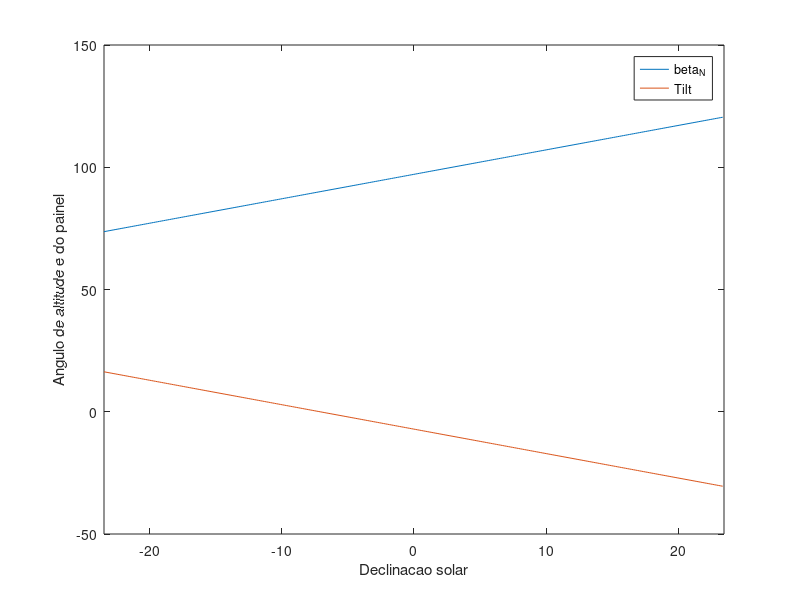
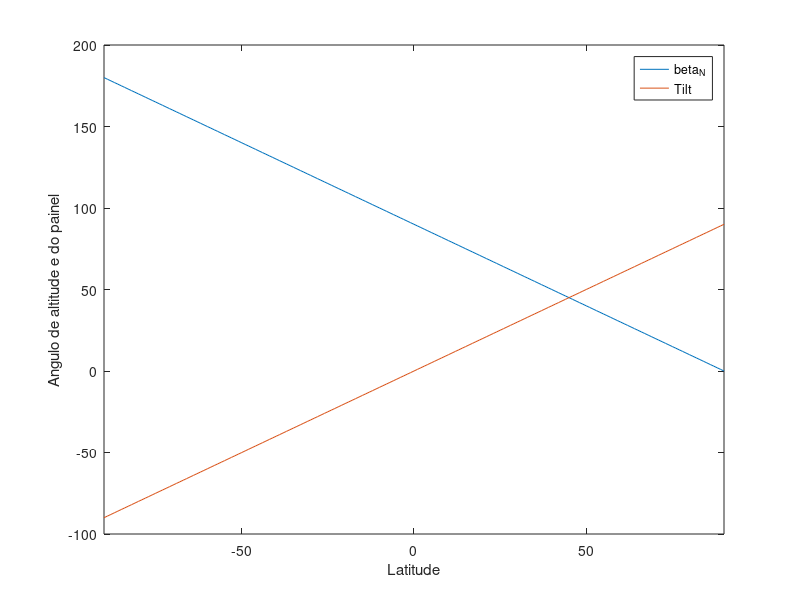
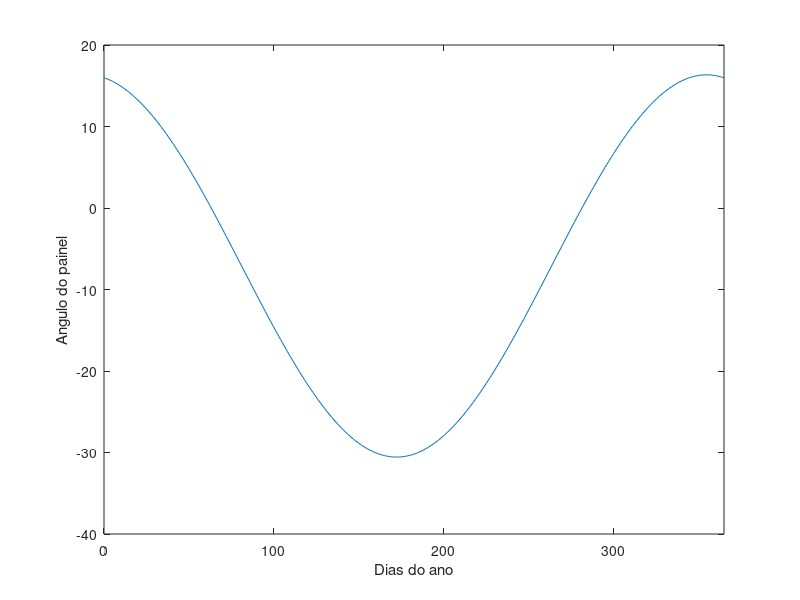

Source code (MATLAB) for these figures, in order:
clear all
close all
% exec 1
% Como a declinacao solar e latitude influenciam
% no ângulo de altitude e instalacao do painel para o
% meio dia (betaN e tilt);
% como as estacoes do ano influenciam o ângulo do painel ?

deltaAll = -23.45:0.15:23.45;
latAll = -90:1:90;
delta = 0;
lat = -7.11;
n = 0:365;

% latitude fixa para Joao Pessoa
betaN = 90 - lat + deltaAll;
tilt = 90 - betaN;
figure(1)
plot(deltaAll, betaN)
hold on
plot(deltaAll, tilt)
legend('beta_N', 'Tilt')
xlabel('Declinacao solar')
ylabel('Angulo de altitude e do painel')
xlim([-23.45 23.45])

% Angulo de altitude fixo
betaN2 = 90 - latAll + delta;
tilt2 = 90 - betaN2;
figure(2)
plot(latAll, betaN2)
hold on
plot(latAll, tilt2)
legend('beta_N', 'Tilt')
xlabel('Latitude')
ylabel('Angulo de altitude e do painel')
xlim([-90 90])

% Influencia das estações do ano
deltaVar = 23.45.*sind((360/365).*(n-81));
tilt3 = lat - deltaVar;
figure(3)
plot(n, tilt3)
xlabel('Dias do ano')
ylabel('Angulo do painel')
xlim([0 365])


